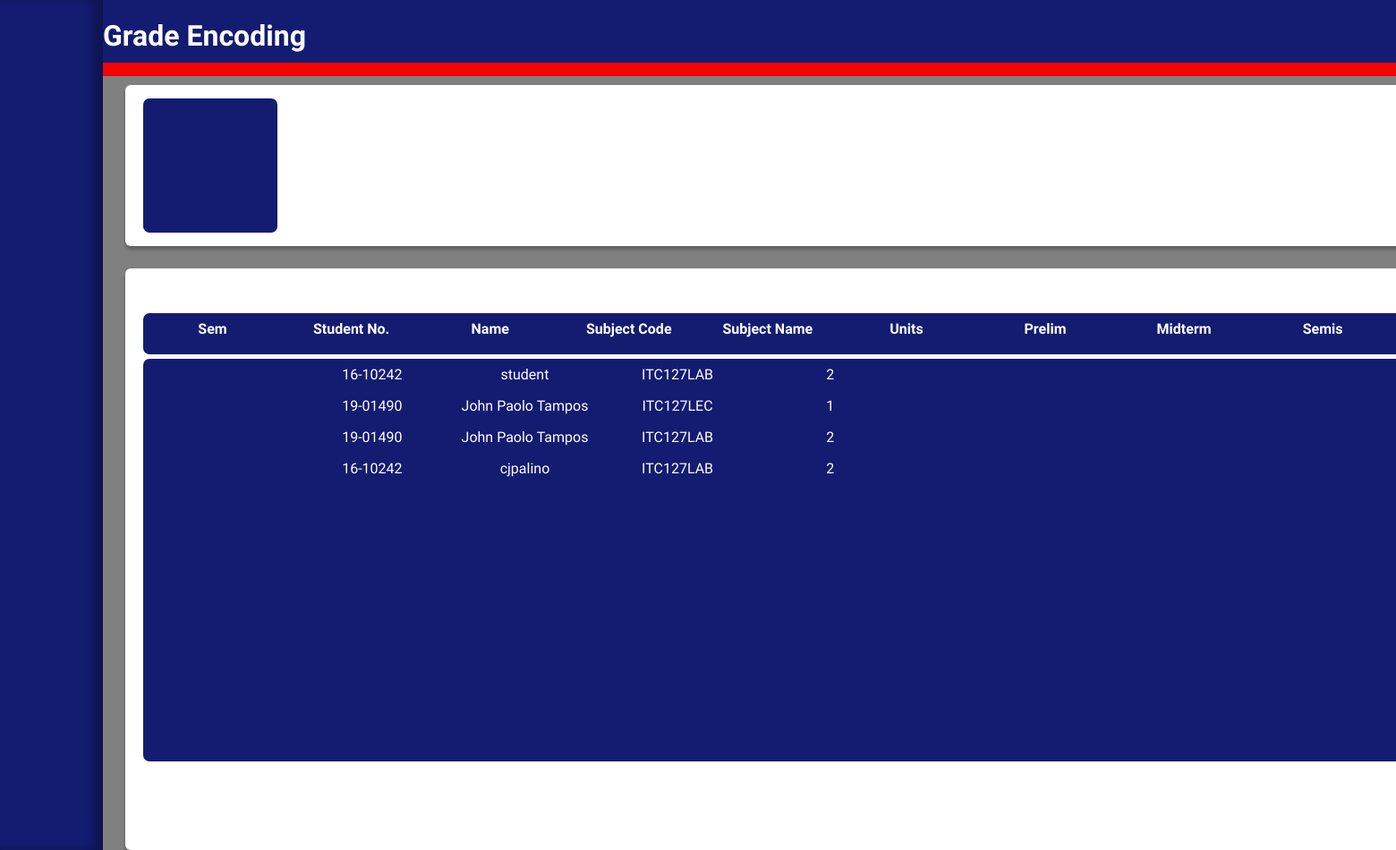
/Professor.php, run on the app's committed database.
### tables this page shows
CREATE TABLE `tblgrades` (
  `GradeID` varchar(10) NOT NULL,
  `StudNum` varchar(20) NOT NULL,
  `Name` varchar(50) NOT NULL,
  `SubjCode` varchar(20) NOT NULL,
  `SubjName` varchar(100) NOT NULL,
  `Units` varchar(10) NOT NULL,
  `Prelim` varchar(10) NOT NULL,
  `Midterm` varchar(10) NOT NULL,
  `SemiFinal` varchar(10) NOT NULL,
  `Final` varchar(10) NOT NULL,
  `SY` varchar(20) NOT NULL
);

### Professor.php (the view, shortened to what this page needs)
<!DOCTYPE html>
<html>
<head>
</head>
<body style = "background-color: grey; font-family: 'assistant';">
	<div class = "studentpage">
		<div class = "panel-side">
		<div class = "panel-trim">
		<div class = "panel-top">
			<h1> Grade Encoding</h1>
		<div class = "box">
		</div>
		<div class = "student-info"></div>
		<div class = "student-profile"></div>
		<div class = "panel-codes">
			<table>
			<tr>
			    <th>Sem</th>
			    <th>Student No.</th>
			    <th>Name</th>
			    <th>Subject Code</th>
			    <th>Subject Name</th>
			    <th>Units</th>
			    <th>Prelim</th>
			    <th>Midterm</th>
			    <th>Semis</th>
			    <th>Finals</th>
			</tr>
			</table>
		</div>
		<div class = "panel-Subjects">
				<?php
				function build_table($result){
				    if(mysqli_num_rows($result) > 0){
				        echo "<div class='table-wrapper'>";
				        echo "<table id='datatableid' class='table table-bordered table-primary table-striped'>";
				        while($row = mysqli_fetch_array($result)){
				            echo "<tr>";
				            echo "<td>" . $row['semID'] . "</td>";
				            echo "<td>" . $row['StudNum'] . "</td>";
				            echo "<td>" . $row['Name'] . "</td>";
				            echo "<td>" . $row['SubjCode'] . "</td>";
				            echo "<td>" . $row['Units'] . "</td>";
				            echo "<td>" . $row['Prelim'] . "</td>";
				            echo "<td>" . $row['Midterm'] . "</td>";
				            echo "<td>" . $row['SemiFinal'] . "</td>";
				            echo "<td>" . $row['Final'] . "</td>";
				            echo "</tr>";
				        }
				        echo "</table>";
				        echo "</div>";
				    }
				    else{
				        echo "No Data Found";
				    }
				}
				require_once "config.php";
				$sql = "SELECT * FROM tblgrades ORDER BY SY asc";
				if($result = mysqli_query($link, $sql)){
				    build_table($result);
				} else {
				    echo "Error on accounts load";
				}
				?>
		</div>
		</div>
		</div>
		</div>
</body>
</html>

### Professor.php (style rules this page uses)
.panel-side { position: absolute; width: 115px; height: 100%; left: 0px; top: 0px; background: #131C70; box-shadow: inset -11px 0px 8px rgba(0, 0, 0, 0.28); }
.panel-top { position: absolute; width: 1805px; height: 70px; left: 0px; top: 0px; background: #131C70; color: white; }
.panel-trim { position: absolute; width: 1820px; height: 85px; left: 115px; top: 0px; background: #f70202; color: white; }
.box { position: absolute; width: 1750px; height: 650px; left: 25px; top: 300px; background: #FFFFFF; box-shadow: 0px 4px 4px rgba(0, 0, 0, 0.25); border-radius: 6px; }
.student-info { position: absolute; width: 1750px; height: 180px; left: 25px; top: 95px; background: #FFFFFF; box-shadow: 0px 4px 4px rgba(0, 0, 0, 0.25); border-radius: 6px; }
.student-profile { position: absolute; width: 150px; height: 150px; left: 45px; top: 110px; background: #131C70; border-radius: 7px; }
.panel-codes { position: absolute; width: 1706px; height: 46px; left: 45px; top: 350px; background: #131C70; border-radius: 7px; }
.panel-Subjects { position: absolute; width: 1706px; height: 450px; left: 45px; top: 401px; background: #131C70; border-radius: 7px; }
table { border-collapse: collapse; table-layout: fixed; width: 100%; }
th, td { color: white; padding: 8px; text-align: center; width: 12.5%; }

### data on the page
tblgrades: StudNum "16-10242", Name "student", SubjCode "ITC127LAB", Units "2"
tblgrades: StudNum "19-01490", Name "John Paolo Tampos", SubjCode "ITC127LEC", Units "1"
tblgrades: StudNum "19-01490", Name "John Paolo Tampos", SubjCode "ITC127LAB", Units "2"
tblgrades: StudNum "16-10242", Name "cjpalino", SubjCode "ITC127LAB", Units "2"
